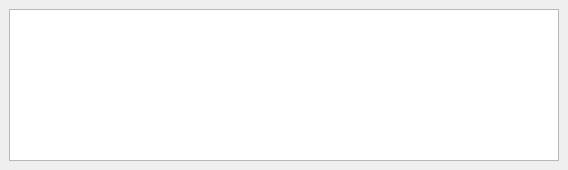
<?xml version="1.0" encoding="UTF-8"?>
<ui version="4.0">
 <class>MainWindow</class>
 <widget class="QMainWindow" name="MainWindow">
  <property name="geometry">
   <rect>
    <x>0</x>
    <y>0</y>
    <width>568</width>
    <height>170</height>
   </rect>
  </property>
  <property name="windowTitle">
   <string>MainWindow</string>
  </property>
  <widget class="QWidget" name="centralwidget">
   <layout class="QHBoxLayout" name="horizontalLayout">
    <property name="spacing">
     <number>0</number>
    </property>
    <property name="leftMargin">
     <number>0</number>
    </property>
    <property name="topMargin">
     <number>0</number>
    </property>
    <property name="rightMargin">
     <number>0</number>
    </property>
    <property name="bottomMargin">
     <number>0</number>
    </property>
    <item>
     <widget class="QStackedWidget" name="stackedWidget">
      <property name="sizePolicy">
       <sizepolicy hsizetype="Expanding" vsizetype="Expanding">
        <horstretch>0</horstretch>
        <verstretch>0</verstretch>
       </sizepolicy>
      </property>
      <widget class="QWidget" name="default_window">
       <layout class="QHBoxLayout" name="horizontalLayout_2">
        <item>
         <widget class="QTextBrowser" name="log_browser"/>
        </item>
       </layout>
      </widget>
     </widget>
    </item>
   </layout>
  </widget>
 </widget>
 <resources/>
 <connections/>
</ui>
